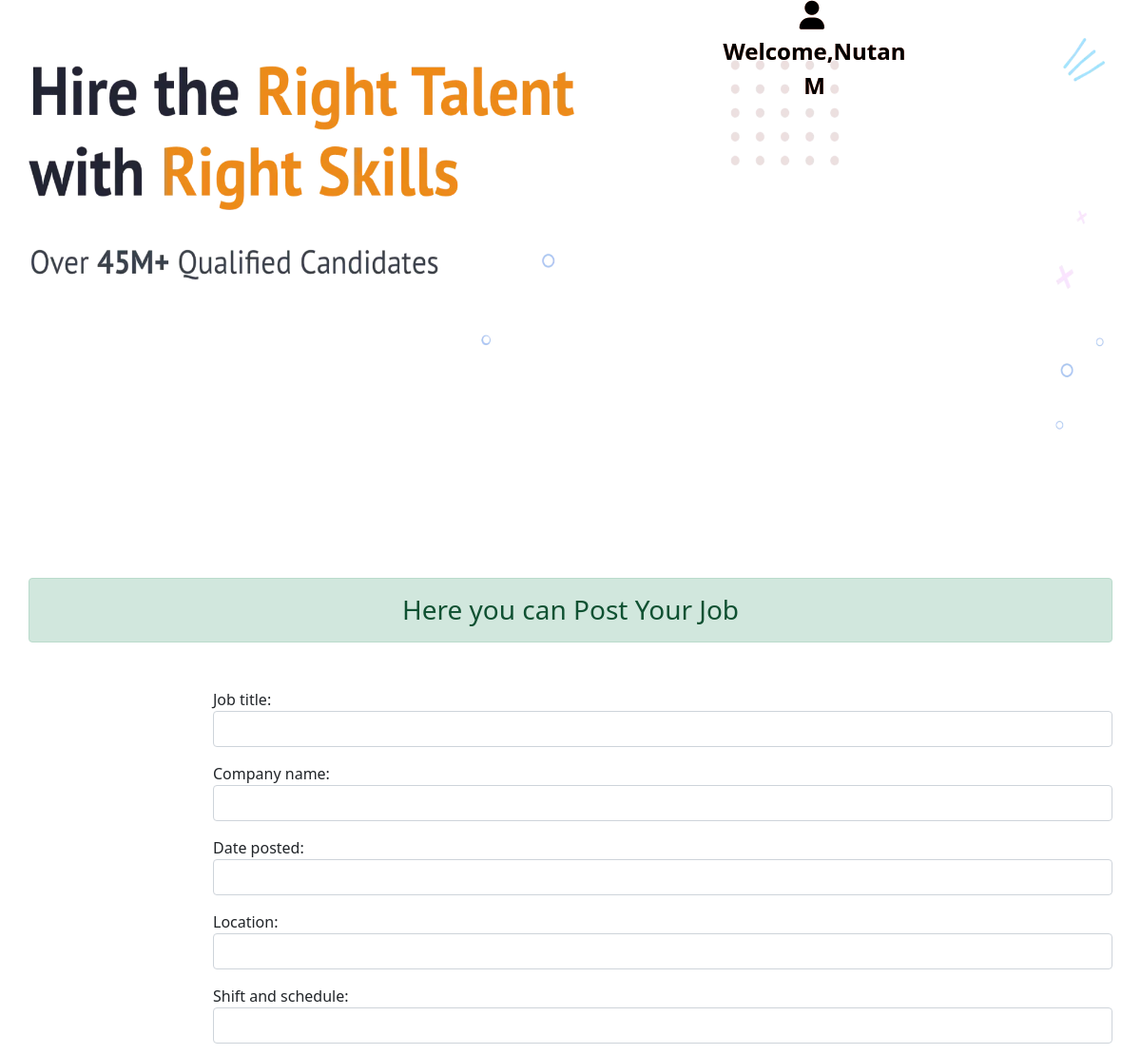
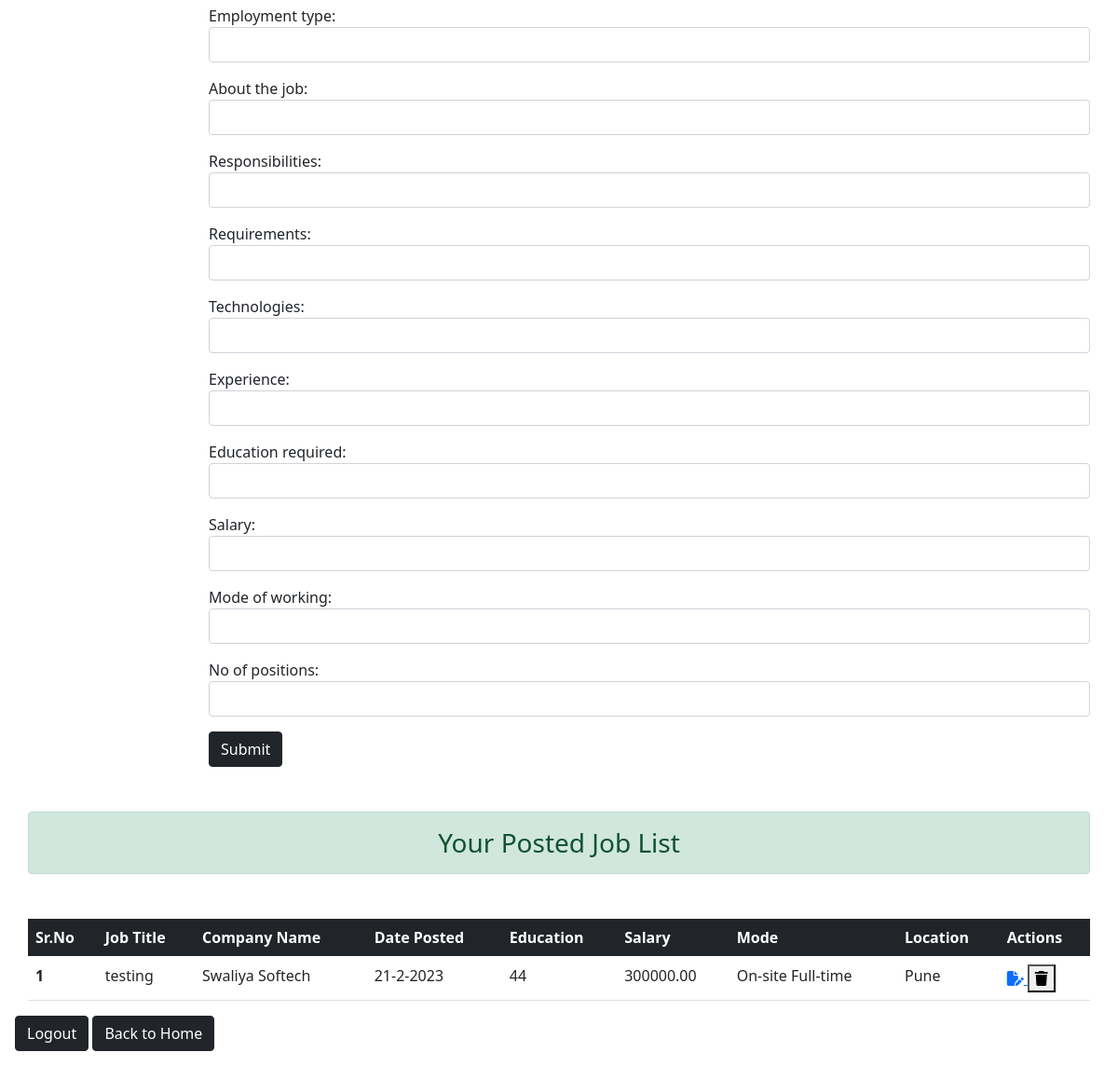
Screenshot of /employer/ (signed in) with the database file from the repository (2 pictures, top to bottom).
### app1/models.py (models this page shows, shortened)
class jobPost(models.Model):
    user = models.ForeignKey(User, on_delete=models.CASCADE,null = True)
    job_title = models.CharField(max_length = 50,null = True)
    about_the_job = models.TextField(null=True)
    shift_and_schedule = models.TextField(null=True)
    employment_type = models.TextField(null=True)
    requirements = models.TextField(null=True)
    responsibilities  = models.TextField(null=True)
    experience = models.TextField(null=True)
    technologies = models.TextField(null=True)
    company_name = models.CharField(max_length = 50, null = True)
    date_posted = models.TextField(max_length = 10, null = True)
    salary = models.DecimalField(max_digits = 10, decimal_places = 2, null = True)
    location = models.CharField(max_length = 50,null = True)
    education_required = models.CharField(max_length =50,null = True)
    mode_of_working =  models.CharField(max_length = 50,null = True)
    no_of_positions = models.DecimalField(max_digits = 10, decimal_places = 2, null = True)
    applied_by_users = models.ManyToManyField(User, related_name='applied_jobs', blank=True)

### app1/views.py (the view, shortened to what this page needs)
# urls.py: path('employer/' , views.employer, name = 'employer'),
@login_required  # Restrict access to authenticated users only
def employer(request):
    msg = ""        # used to display a message to the user in the template.
    form = EmployersForm()  # used to handle job post submissions.
    data = jobPost.objects.filter(user=request.user) #only display job posts created by the user.
    context = {
        'form': form,
        'data': data,
        'msg': msg
    }
    return render(request, 'employer.html', context)

### templates/employer.html (shortened to what this page needs)
<!DOCTYPE html>
<html lang="en">
<head>
    <link href="https://cdn.jsdelivr.net/npm/bootstrap@5.0.2/dist/css/bootstrap.min.css" rel="stylesheet">
  </head>
  <body>
      <div class="container my-4 mb-4">
          <div class="employee-profile">
              <img src="/static/images/employer.webp" alt="Employee Image" class="employee-image">
              <div class="user-greeting my-4 mb-4">
                  <i class="fas fa-user"></i> Welcome,{{ user.username }}
          </div>
      </div>
    <div class = 'container '>
    <h3 class = 'alert alert-success my-5 text-center'>Here you can Post Your Job</h3>
        {% if user.is_authenticated %}
    <div class = 'row'>
        <div class = 'col clo-8 offset-2' >
    <form method = "Post">
        {{form.as_p}}
          <div class="button-container">
            <button type="submit" class="btn btn-dark" onclick = 'warn()'>Submit</button>
          </div>
    </form>
    </div>
    {% else %}
    <p>You are not logged in.</p>
    {% endif %}
</div>
</div>
</div>
 <tbody>
              {% if data|length == 0 %}
<div class ='container-fluid'>
              <h3 class="alert alert-dark  text center" role="alert">
                No Job Posts Found.
                Add Your Job Post Here! </h3>
              </div>
              {% else %}
    <div class="container">
    <h3 class="alert alert-success my-5 text-center">Your Posted Job List</h3>
    <div class="container">
        <table class="table">
            <thead class="table-dark">
                <tr>
                    <th scope="col">Sr.No</th>
                    <th scope="col">Job Title</th>
                    <th scope="col">Company Name</th>
                    <th scope="col">Date Posted</th>
                    <th scope="col">Education</th>
                    <th scope="col">Salary</th>
                    <th scope="col">Mode</th>
                    <th scope="col">Location</th>
                    <th scope="col">Actions</th>
                </tr>
            </thead>
            <tbody>
                {% for i in data %}
                {% if i.user == user %}
                <tr>
                    <th scope="row">{{ forloop.counter }}</th>
                    <td>{{ i.job_title }}</td>
                    <td>{{ i.company_name }}</td>
                    <td>{{ i.date_posted }}</td>
                    <td>{{ i.education_required }}</td>
                    <td>{{ i.salary }}</td>
                    <td>{{ i.mode_of_working }}</td>
                    <td>{{ i.location }}</td>
                    <td>
                          <a href='{% url "edit" i.id %}'>
                      <i class="fa-solid fa-file-pen"></i>
                    </a>
                        <form action='{% url "delete" i.id %}' class='d-inline' method='post'>
                            <button type='submit' onclick = 'deleted()'>
                        <i class="fa-sharp fa-solid fa-trash"></i>
                        </form>
                    </td>
                </tr>
                {% endif %}
                {% endfor %}
                {% endif %}
            </tbody>
        </table>
    </div>
</div>
    <div class="col-md-6 my-3 mx-3">
     <a href="{% url 'logout' %}" class="btn btn-dark mr-2">Logout</a>
      <a href="/" class="btn btn-dark">Back to Home</a>
    </div>
  </body>
</html>

### templates/employer.html (style rules this page uses)
.container { padding: 0; }
.employee-profile { display: flex; align-items: top; justify-content: Top; height: 67vh; position: relative; }
.employee-image { max-width: 100%; margin-right: 10px; }
.user-greeting { position: absolute; top: 8%; left: 78%; transform: translate(-75%, -75%); font-size: 24px; padding: 20px; border-radius: 10px; text-align: center; background: linear-gradient(135deg, #FFA07A, #FF6347); -webkit-background-clip: text; color: transparent; -webkit-text-fill-color: #000; font-weight: bold; }
.user-greeting i { margin-right: 5px; font-size: 30px; }
table { width: 100%; }

### rows the page displays
jobPost: job_title "testing", company_name "Swaliya Softech", date_posted "21-2-2023", education_required "44", salary "300000.00", mode_of_working "On-site Full-time", location "Pune"
